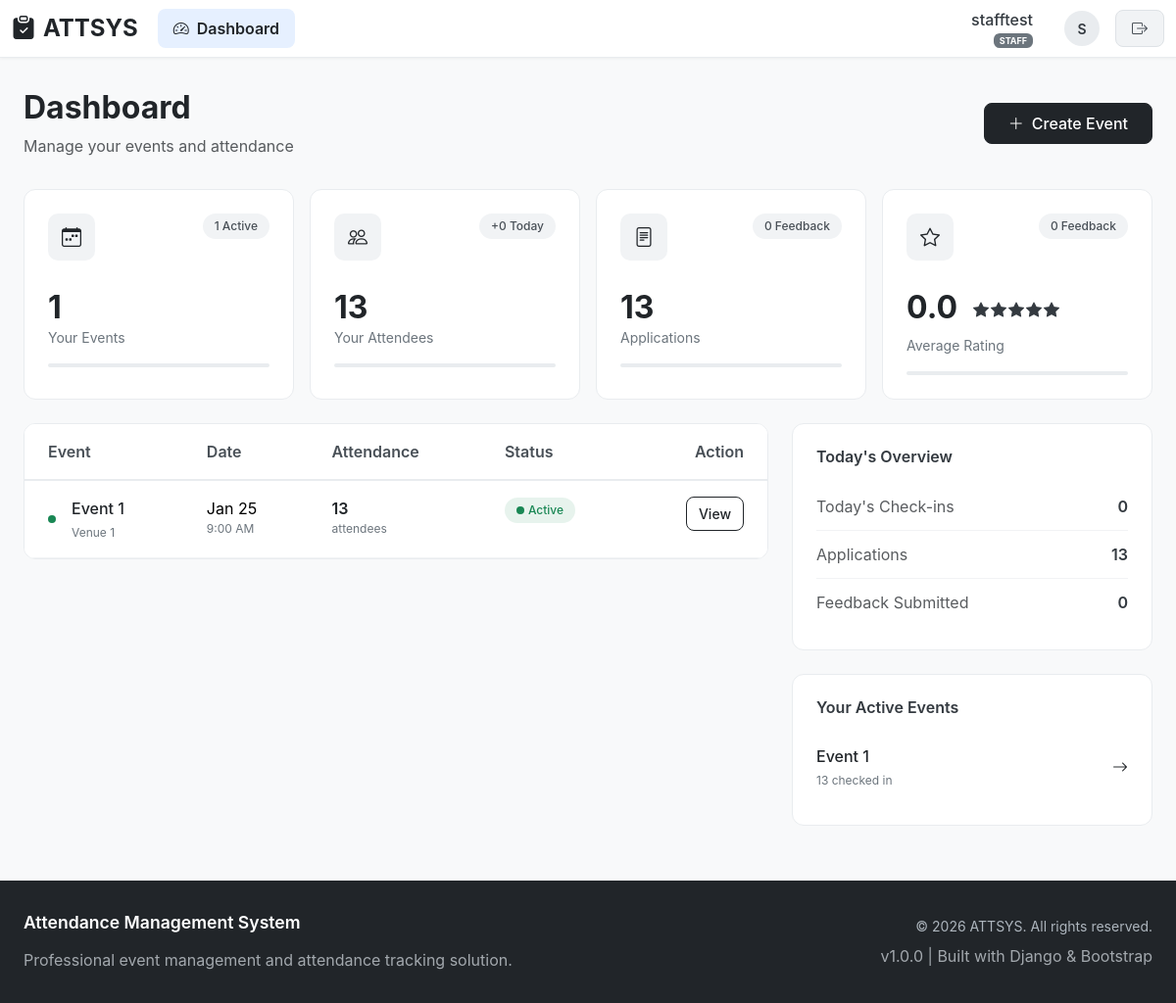
The page /attsys/dashboard/ (signed in) on the database as committed earlier.
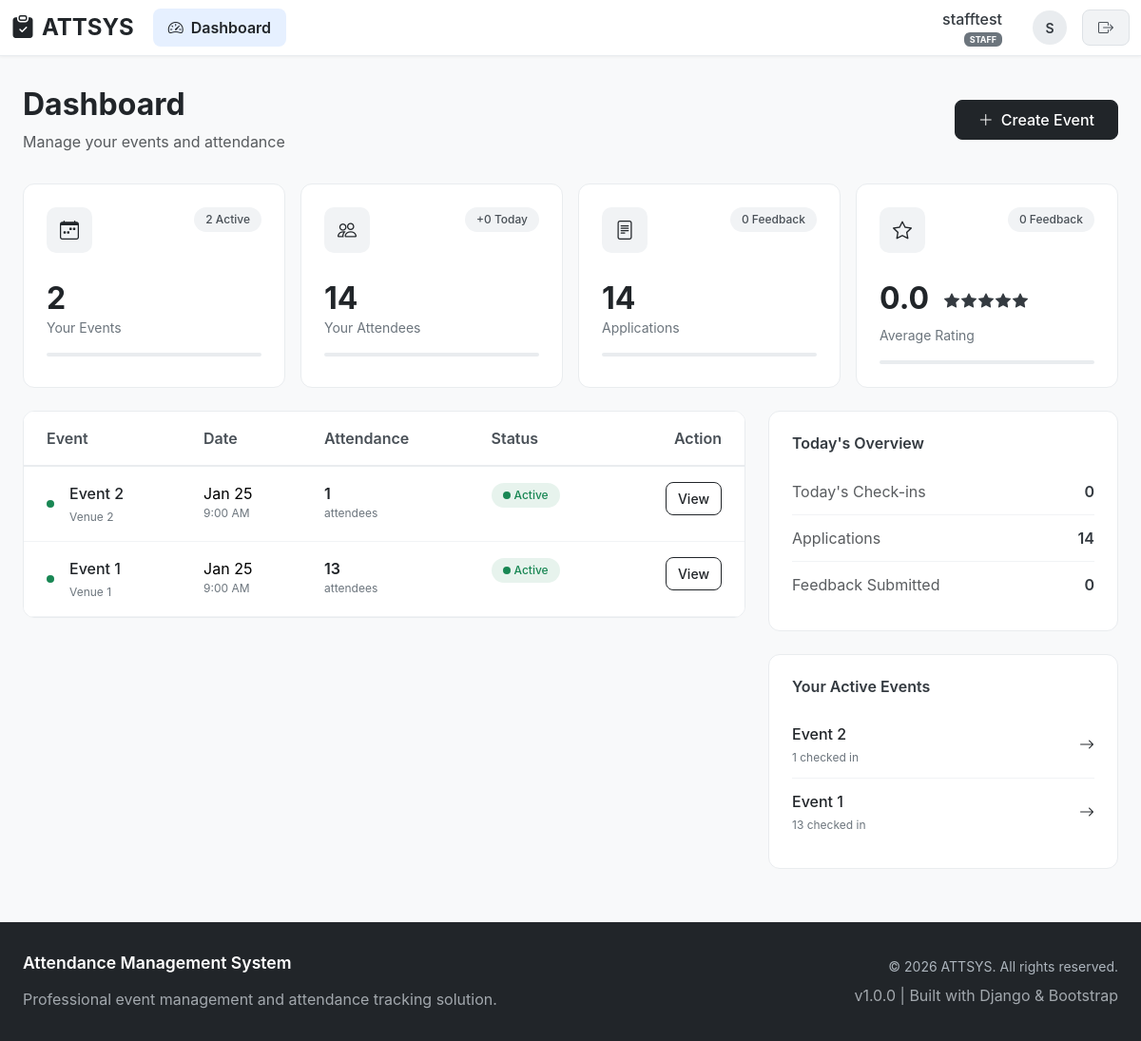
The same page on the database as committed later.
### attsys/models.py (models this page shows, shortened)
class Event(models.Model):
    STATE_CHOICES = (
        ('KUALA_LUMPUR', 'Kuala Lumpur'),
        ('SELANGOR', 'Selangor'),
        ('JOHOR', 'Johor'),
        ('PENANG', 'Penang'),
        ('PERAK', 'Perak'),
        ('SABAH', 'Sabah'),
        ('SARAWAK', 'Sarawak'),
        ('PAHANG', 'Pahang'),
        ('NEGERI_SEMBILAN', 'Negeri Sembilan'),
        ('KEDAH', 'Kedah'),
        ('KELANTAN', 'Kelantan'),
        ('TERENGGANU', 'Terengganu'),
        ('MELAKA', 'Melaka'),
        ('PERLIS', 'Perlis'),
        ('LABUAN', 'Labuan'),
        ('PUTRAJAYA', 'Putrajaya'),
        ('OTHER', 'Other'),
    )
    title = models.CharField(max_length=200)
    description = models.TextField(blank=True)
    venue = models.CharField(max_length=200)
    state = models.CharField(max_length=50, choices=STATE_CHOICES, default='KUALA_LUMPUR')
    custom_state = models.CharField(
        max_length=100,
        blank=True,
        verbose_name="Other State"
    )
    date = models.DateField()
    start_time = models.TimeField()
    end_time = models.TimeField()
    created_by = models.ForeignKey(
        User,
        on_delete=models.CASCADE,
        related_name='events'
    )
    assigned_staff = models.ManyToManyField(
        settings.AUTH_USER_MODEL,
        blank=True,
        related_name='assigned_events'
    )
    check_in_token = models.UUIDField(default=uuid.uuid4, unique=True)
    is_active = models.BooleanField(default=False)
    created_at = models.DateTimeField(auto_now_add=True)
    updated_at = models.DateTimeField(auto_now=True)
    class Meta:
        ordering = ['-date', '-created_at']

### attsys/views.py (the view)
# urls.py: path('dashboard/', views.dashboard, name='dashboard'),
@login_required
def dashboard(request):
    if not request.user.is_active:
        return redirect('login')
    today = malaysia_now().date()
    if request.user.role == 'ADMIN':
        total_events = Event.objects.count()
        total_attendees = Attendee.objects.count()
        total_staff = User.objects.filter(role='STAFF', is_active=True).count()
        total_feedback = Feedback.objects.count()
        total_applications = Application.objects.count()
        today_checkins = Attendee.objects.filter(
            attended_at__date=today
        ).count()
        active_events = Event.objects.filter(is_active=True).count()
        avg_rating = Feedback.objects.aggregate(Avg('rating'))['rating__avg']
        events = Event.objects.order_by('-created_at')[:10]
        return render(request, 'dashboard.html', {
            'total_events': total_events,
            'total_attendees': total_attendees,
            'total_staff': total_staff,  # Only for admin
            'total_feedback': total_feedback,
            'total_applications': total_applications,
            'today_checkins': today_checkins,
            'active_events': active_events,
            'avg_rating': avg_rating,
            'events': events,
            'is_admin': True  # Add this flag
        })
    else:
        user_events = Event.objects.filter(created_by=request.user)
        total_events = user_events.count()
        total_attendees = Attendee.objects.filter(event__in=user_events).count()
        total_feedback = Feedback.objects.filter(event__in=user_events).count()
        total_applications = Application.objects.filter(event__in=user_events).count()
        today_checkins = Attendee.objects.filter(
            event__in=user_events,
            attended_at__date=today
        ).count()
        active_events = user_events.filter(is_active=True).count()
        avg_rating = Feedback.objects.filter(
            event__in=user_events
        ).aggregate(Avg('rating'))['rating__avg']
        events = user_events.order_by('-created_at')[:10]
        return render(request, 'dashboard.html', {
            'total_events': total_events,
            'total_attendees': total_attendees,
            'total_feedback': total_feedback,
            'total_applications': total_applications,
            'today_checkins': today_checkins,
            'active_events': active_events,
            'avg_rating': avg_rating,
            'events': events,
            'is_admin': False  # Add this flag
        })

### attsys/views.py (called while the page is built)
def malaysia_now():
    return timezone.now() + timedelta(hours=8)

### attsys/templates/dashboard.html (shortened to what the changed rows need)
{% extends 'base.html' %}
{% block content %}
<div class="dashboard-container">
    <div class="page-header">
        <div class="d-flex justify-content-between align-items-center">
            <div>
                <h1 class="h2 fw-bold mb-2 text-dark">Dashboard</h1>
            </div>
        </div>
    </div>
    <div class="row g-3 mb-4">
        <div class="col-xl-3 col-lg-6 col-md-6">
            <div class="stat-card">
                <div class="d-flex justify-content-between align-items-start mb-3">
                    <div class="stat-icon">
                        <i class="bi bi-calendar-week"></i>
                    </div>
                    <span class="stat-badge">
                        {{ active_events }} Active
                    </span>
                </div>
                <div class="stat-value">{{ total_events }}</div>
                <div class="stat-label">
                    {% if user.role == 'ADMIN' %}
                    Total Events
                    {% else %}
                    Your Events
                    {% endif %}
                </div>
                <div class="progress-thin mt-2">
                </div>
            </div>
        </div>
        <div class="col-xl-3 col-lg-6 col-md-6">
            <div class="stat-card">
                <div class="d-flex justify-content-between align-items-start mb-3">
                    <div class="stat-icon">
                    </div>
                    <span class="stat-badge">
                    </span>
                </div>
                <div class="stat-value">{{ total_attendees }}</div>
                <div class="stat-label">
                    {% if user.role == 'ADMIN' %}
                    Total Attendees
                    {% else %}
                    Your Attendees
                    {% endif %}
                </div>
                <div class="progress-thin mt-2">
                </div>
            </div>
        </div>
        {% if user.role == 'ADMIN' %}
        <div class="col-xl-3 col-lg-6 col-md-6">
            <div class="stat-card">
                <div class="d-flex justify-content-between align-items-start mb-3">
                    <div class="stat-icon">
                        <i class="bi bi-person-badge"></i>
                    </div>
                    <a href="{% url 'manage_staff' %}" class="text-decoration-none text-dark fs-8">
                        Manage →
                    </a>
                </div>
                <div class="stat-value">{{ total_staff|default:0 }}</div>
                <div class="stat-label">Staff Members</div>
                <div class="progress-thin mt-2">
                    <div class="progress-bar bg-dark" role="progressbar" style="width: 75%"></div>
                </div>
            </div>
        </div>
        {% else %}
        <div class="col-xl-3 col-lg-6 col-md-6">
            <div class="stat-card">
                <div class="d-flex justify-content-between align-items-start mb-3">
                    <div class="stat-icon">
                        <i class="bi bi-file-text"></i>
                    </div>
                    <span class="stat-badge">
                        {{ total_feedback|default:0 }} Feedback
                    </span>
                </div>
                <div class="stat-value">{{ total_applications|default:0 }}</div>
                <div class="stat-label">Applications</div>
                <div class="progress-thin mt-2">
                </div>
            </div>
        </div>
        {% endif %}
        <div class="col-xl-3 col-lg-6 col-md-6">
            <div class="stat-card">
                <div class="d-flex align-items-center mb-2">
                    <div class="star-rating">
                        {% with rating=avg_rating|default:0 %}
                        {% for i in "12345"|make_list %}
                        <i class="bi bi-star-fill {% if forloop.counter <= rating %}text-warning{% else %}text-gray-300{% endif %}"></i>
                        {% endfor %}
                        {% endwith %}
                    </div>
                </div>
            </div>
        </div>
    </div>
    <div class="row">
        <div class="col-lg-8 mb-4">
            <div class="dashboard-section">
                <div class="dashboard-table">
                    <div class="table-responsive">
                        <table class="table table-hover mb-0">
                            <thead>
                                <tr>
                                    <th class="ps-4">Event</th>
                                    <th>Date</th>
                                    <th>Attendance</th>
                                    <th>Status</th>
                                    <th class="pe-4 text-end">Action</th>
                                </tr>
                            </thead>
                            <tbody>
                                {% for event in events %}
                                <tr>
                                    <td class="ps-4">
                                        <div class="d-flex align-items-center">
                                            <div class="event-indicator {% if event.is_active %}indicator-active{% else %}indicator-inactive{% endif %} me-3"></div>
                                            <div>
                                                <div class="event-title">{{ event.title|truncatechars:30 }}</div>
                                                <div class="event-meta">{{ event.venue|truncatechars:25 }}</div>
                                            </div>
                                        </div>
                                    </td>
                                    <td>
                                        <div>{{ event.date|date:"M d" }}</div>
                                        <div class="event-meta">{{ event.start_time|time:"g:i A" }}</div>
                                    </td>
                                    <td>
                                        <div class="attendance-count">{{ event.attendees.count }}</div>
                                        <div class="event-meta">attendees</div>
                                    </td>
                                    <td>
                                        <span class="event-status {% if event.is_active %}status-active{% else %}status-inactive{% endif %}">
                                            <span class="event-indicator {% if event.is_active %}indicator-active{% else %}indicator-inactive{% endif %} me-1"></span>
                                            {% if event.is_active %}Active{% else %}Inactive{% endif %}
                                        </span>
                                    </td>
                                    <td class="pe-4 text-end">
                                        <a href="{% url 'event_detail' event.id %}" class="btn btn-outline-dark btn-action">
                                            View
                                        </a>
                                    </td>
                                </tr>
                                {% endfor %}
                            </tbody>
                        </table>
                    </div>
                </div>
            </div>
        </div>
        <div class="col-lg-4">
            <div class="quick-stats-card mb-4">
                <div class="quick-stat-item">
                    <span class="text-muted">Applications</span>
                    <span class="fw-semibold">{{ total_applications|default:0 }}</span>
                </div>
            </div>
            <div class="quick-stats-card">
                {% if active_events > 0 %}
                <ul class="active-events-list">
                    {% for event in events %}
                        {% if event.is_active and forloop.counter <= 3 %}
                        <li class="active-event-item">
                            <div>
                                <div class="event-title">{{ event.title|truncatechars:20 }}</div>
                                <div class="event-meta">{{ event.attendees.count }} checked in</div>
                            </div>
                            <a href="{% url 'event_detail' event.id %}" class="text-decoration-none text-dark">
                                <i class="bi bi-arrow-right"></i>
                            </a>
                        </li>
                        {% endif %}
                    {% endfor %}
                </ul>
                {% else %}
                <div class="empty-state py-3">
                    <i class="bi bi-pause-circle"></i>
                    <p class="mt-2 mb-0 fs-8">No active events</p>
                </div>
                {% endif %}
            </div>
        </div>
    </div>
</div>
{% endblock %}

Rows that differ between the two databases and show on the page:
added Event: is_active True (drawn), title "Event 2", venue "Venue 2", date "Jan 25", start_time "9:00 AM", attendees.count "1"
Other text that changed with them:
{{ active_events }}: "1" → "2"
{{ total_events }}: "1" → "2"
{{ total_attendees }}: "13" → "14"
{{ total_applications|default:0 }}: "13" → "14"
